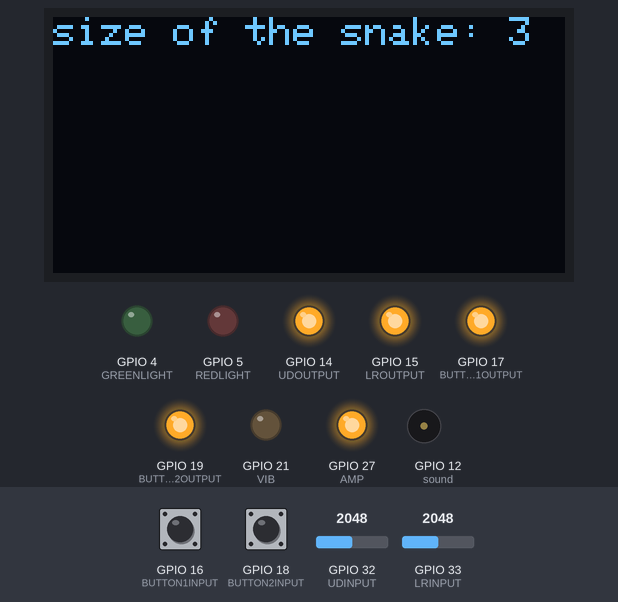
Bench run of a sketch on a simulated ESP32. Shown: 128×64 one-colour display, output pins drawn as LEDs (lit = HIGH), buzzer (waves = sounding). Inputs (shaded band) come from the test bench; at power-on: GPIO 18 (BUTTON2INPUT) HIGH, GPIO 16 (BUTTON1INPUT) HIGH, GPIO 32 (UDINPUT) = 2048, GPIO 33 (LRINPUT) = 2048. What the sketch prints to the serial monitor is not drawn.

Above: at 1.0 s.
1.1 s: GPIO 18 (BUTTON2INPUT) pulled LOW for 1 s
At 2.0 s:
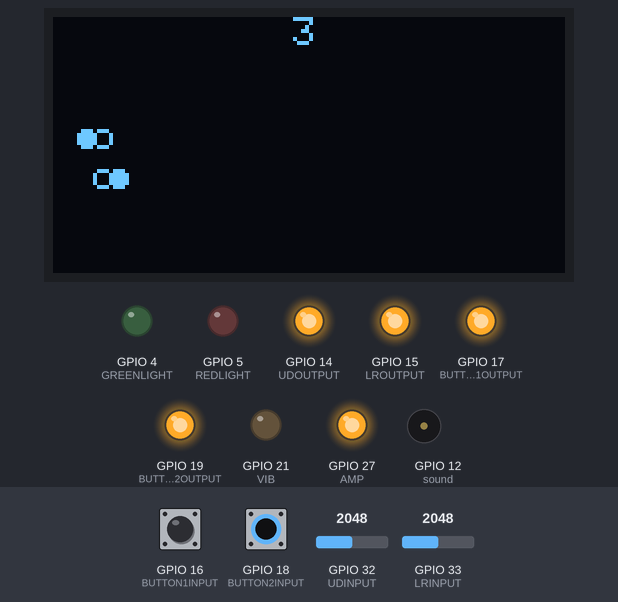
5.1 s: GPIO 18 (BUTTON2INPUT) pulled LOW for 0.15 s
At 8.0 s:
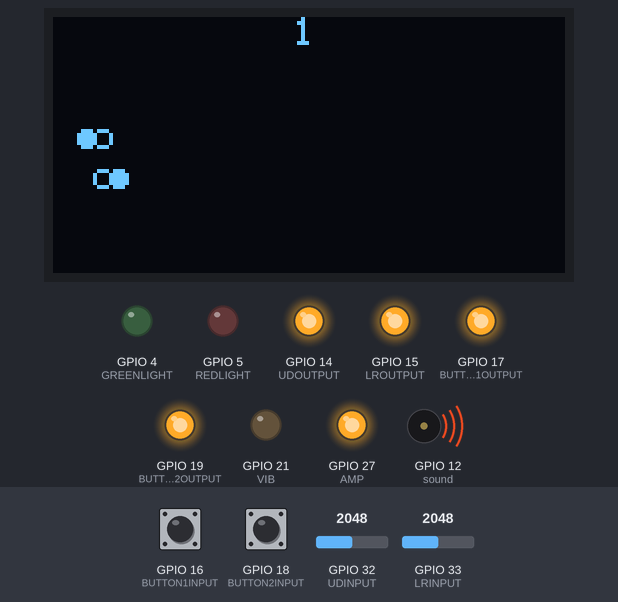
8.2 s: GPIO 16 (BUTTON1INPUT) pulled LOW for 1 s
At 8.96 s:
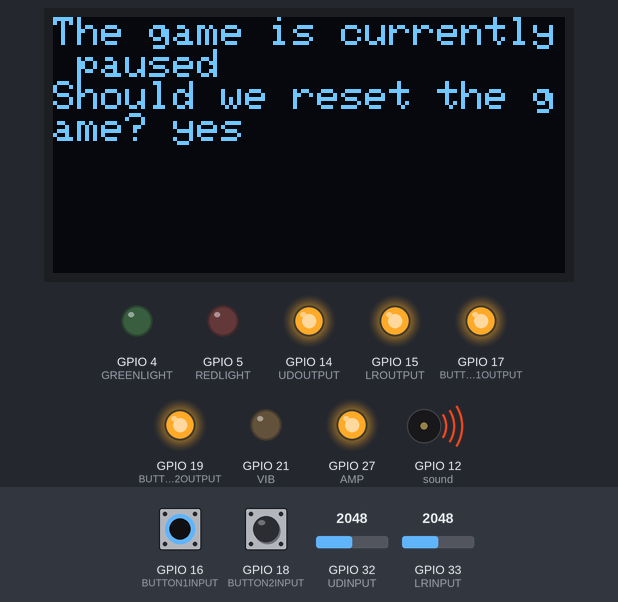
9.8 s: GPIO 18 (BUTTON2INPUT) pulled LOW for 3.2 s
At 14.71 s:
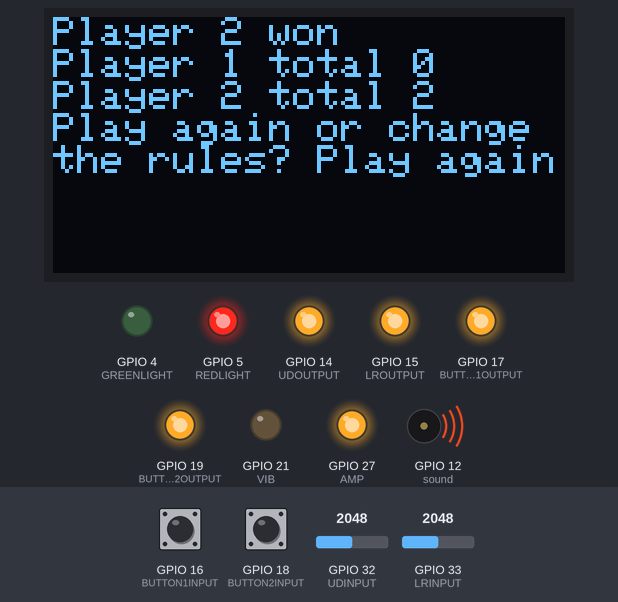
16.0 s: GPIO 32 (UDINPUT) set to 1960
17.5 s: GPIO 32 (UDINPUT) set to 2040
At 17.81 s:
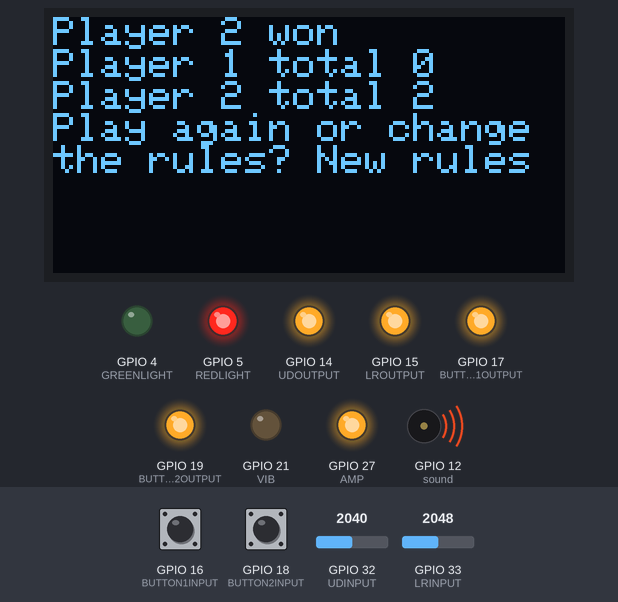
Timing chart, 0 to 20.5 s (numbered marks = the images above; inputs shaded):
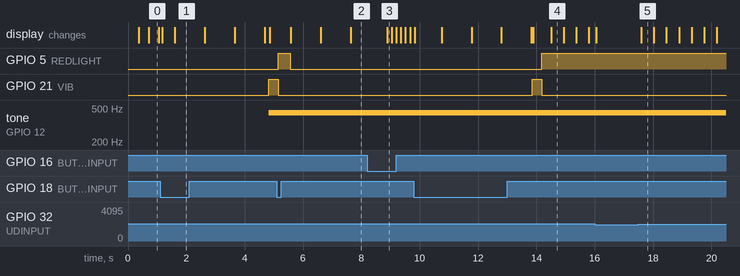

Measured:
- after the input at 1.1 s, GPIO 21 (VIB): LOW → HIGH after 3.7 s; tone on GPIO 12 (sound): silent → 440 Hz after 3.7 s
- after the input at 8.2 s, GPIO 5 (REDLIGHT): stays LOW (without the input it goes to HIGH after 0.93 s); GPIO 21 (VIB): stays LOW (without the input it goes to HIGH after 0.61 s); the display: changes after 0.69 s (image 3)
- after the input at 9.8 s, GPIO 5 (REDLIGHT): LOW → HIGH after 4.4 s; GPIO 21 (VIB): LOW → HIGH after 4.1 s, → LOW 0.33 s later
- after the input at 17.5 s, the display: changes after 0.10 s (image 5)
- what the display in image 4 shows lasts 0.4 s, from 14.5 s to 14.9 s

The sketch:

Mp3.ino
```cpp
#include <SPI.h>
#include <Wire.h>
#include <Adafruit_GFX.h>
#include <Adafruit_SSD1306.h>
#include "Tone32.hpp" // fix this!
// this include comes from the makability lab, thank you again
uint16_t SCREEN_WIDTH = 128; // OLED display width, in pixels
uint16_t SCREEN_HEIGHT = 64; // OLED display height, in pixels
int TIME_DELAY = 20;
Adafruit_SSD1306 Display(SCREEN_WIDTH, SCREEN_HEIGHT, &Wire, -1);

class SnakePlayer {

  private:
  int startLength; // inital length of the snake
  int snakeLength; // current length of the snake, loses when it goes to zero
  uint16_t* xLocations; // locations of every x component of the snake
  uint16_t* yLocations; // locations of every y component of the snake
  unsigned long startTime; // when the game started
  int radius; // radius of each node in the snake
  int vibrationChannel; // will the vibrations will come from
  bool isPlayerOne;
  unsigned long lastButtonTime;
  Tone32 Toner;

  // updates the x and y locations for each ball
  // each ball is one move behind the one in front (will take place of)
  // if hitts a wall will lose a head and bounce in opposite direction
  void updateBody(int changeInX, int changeInY, boolean boosted) {
    int boost = 2;
    if (boosted || millis() - lastButtonTime < 150) {
      boost = 4;
      if (isPlayerOne) {
      digitalWrite(vibrationChannel, HIGH);
      Toner.playNote(NOTE_A, 4);
      }
    }
    uint8_t newXHead = xLocations[0] + boost * radius * changeInX;
    uint8_t newYHead = yLocations[0] + boost * radius * changeInY;
    if (snakeLength > 1 && (changeInX != 0 || changeInY != 0)) {
      if (newXHead == xLocations[1] && newYHead == yLocations[1]) {
        for (int i = 0; i < snakeLength - 1; i++) {
          xLocations[i] = xLocations[i + 1];
          yLocations[i] = yLocations[ i + 1];
        }
        xLocations[snakeLength - 1] += boost * radius * changeInX;
        yLocations[snakeLength - 1] += boost * radius * changeInY;
        for (int i = 0; i < snakeLength / 2; i++) {
          uint8_t tempX = xLocations[i];
          uint8_t tempY = yLocations[i];
          xLocations[i] = xLocations[snakeLength - 1 - i];
          yLocations[i] = yLocations[snakeLength - 1 - i];
          xLocations[snakeLength - 1 - i] = tempX;
          yLocations[snakeLength - 1 - i] = tempY;
        }
      } else {
        for (int i = snakeLength - 1; i > 0; i--) {
          xLocations[i] = xLocations[i - 1];
          yLocations[i] = yLocations[i - 1];
        }
        xLocations[0] = newXHead;
        yLocations[0] = newYHead;
      }
    } else {
      xLocations[0] = newXHead;
      yLocations[0] = newYHead;
    }

    // this long if statement just checks if we hit any of the walls
    // if so size goes to zero and snake player loses
    if (xLocations[0] >= (SCREEN_WIDTH - radius) || xLocations[0] <= radius ||
    yLocations[0] >= (SCREEN_HEIGHT - radius) || yLocations[0] <= radius) {
      snakeLength = 0;
      digitalWrite(vibrationChannel, HIGH);
    }
    // writes to the display the locations of all the nodes
    if (snakeLength > 0) {
      Display.fillCircle(xLocations[0], yLocations[0], radius, SSD1306_WHITE);
    }
    for (int i = 1; i < snakeLength; i++) {
      Display.drawCircle(xLocations[i], yLocations[i], radius, SSD1306_WHITE);
    }
  }

  // checks if we hit the other snake
  void otherSnakeCheck(SnakePlayer *otherSnake) {
    if (millis() - (*otherSnake).lastButtonTime < 150 && millis() - lastButtonTime >= 150
     && (*otherSnake).snakeLength > 0 && abs((*otherSnake).xLocations[0] - xLocations[0]) < 2 * radius
     && abs((*otherSnake).yLocations[0] - yLocations[0]) < 2 * radius) {
      snakeLength = 0;
      Toner.playNote(NOTE_A, 4);
      digitalWrite(vibrationChannel, HIGH);
    } else {
      for (int i = 1; i < (*otherSnake).snakeLength; i++) {
        if (abs((*otherSnake).xLocations[i] - xLocations[0]) < 2 * radius &&
        abs((*otherSnake).yLocations[i] - yLocations[0]) < 2 * radius) {
          snakeLength = 0;
          Toner.playNote(NOTE_A, 4);
          digitalWrite(vibrationChannel, HIGH);
        }
      }
    }
  }

  public:

  int playerNumber;
  // Constructor
  SnakePlayer(int StartLength, int VibrationChannel,
  unsigned long WinTime, int Radius, int PlayerNumber, bool IsPlayerOne, int soundPin, int soundChannel)
    : Toner(soundPin, soundChannel) {
    xLocations = new uint16_t[StartLength];
    yLocations = new uint16_t[StartLength];
    startLength = StartLength;
    snakeLength = StartLength;
    radius  = Radius;
    vibrationChannel = VibrationChannel;
    startTime = millis();
    playerNumber = PlayerNumber;
    isPlayerOne = IsPlayerOne;
    lastButtonTime = 0;
  }

  // public update call to adust snake
  // the light and the location
  void updateSnake(int changeInX, int changeInY, bool speedUp, SnakePlayer *otherSnake) {
    if (isPlayerOne && millis() - lastButtonTime > 90) {
      Toner.update();
      digitalWrite(vibrationChannel, LOW);
    }
    if (speedUp && millis() - lastButtonTime > 150) {
      lastButtonTime = millis();
      snakeLength--;
    }
    updateBody(changeInX, changeInY, speedUp);
    otherSnakeCheck(otherSnake);
  }

  // returns the length of the snake
  int snakeSize() {
    return snakeLength;
  }

  // gives the radius of the snake
  int getRadius() {
    return radius;
  }

  // checks if given points hits the snake, and if so removes node
  void checksBody(uint8_t xSpot, uint8_t ySpot) {
    for (int i = 0; i < snakeLength; i++) {
      if (abs(xLocations[i] - xSpot) <= radius && abs(yLocations[i] - ySpot) <= radius) {
        snakeLength--;
        digitalWrite(vibrationChannel, HIGH);
      }
    }
  }

  // returns true if this snake has died
  // false if not
  bool gameOver() {
    return snakeLength <= 0;
  }

  // sets initial position for the snake player at given x and y
  // each component is two radius away from the next in terms of x
  void setInitial(uint16_t initialX, uint16_t initialY, int directionFactor) {
    xLocations[0] = initialX;
    yLocations[0] = initialY;
    Display.fillCircle(xLocations[0], yLocations[0], radius, SSD1306_WHITE);
    for (int i = 1; i < snakeLength; i++) {
      xLocations[i] = initialX - (2 * radius * i) * directionFactor;
      yLocations[i] = initialY;
      Display.drawCircle(xLocations[i], yLocations[i], radius, SSD1306_WHITE);
    }
  }

  // resets size and time
  void resetSize() {
    snakeLength = startLength;
  }

  // prints out x and y pairs for the central points
  // seperates x and y by commas, then a space between different points
  void printLocations() {
    for (int i = 0; i < snakeLength; i++) {
      Serial.print(xLocations[i]);
      Serial.print(",");
      Serial.print(yLocations[i]);
      Serial.print(" ");
    }
  }

  // stops the vibrations
  void stopNoise() {
    digitalWrite(vibrationChannel, LOW);
    Toner.update();
  }
};

const int UDOUTPUT = 14;
const int UDINPUT = 32;

const int LROUTPUT = 15;
const int LRINPUT = 33; // reverse this one, it is backwards

const int AMP = 27;
const int VIB = 21;

const int BUTTON1OUTPUT = 17;
const int BUTTON1INPUT = 16;

const int BUTTON2OUTPUT = 19;
const int BUTTON2INPUT = 18;

const int REDLIGHT = 5;
const int GREENLIGHT = 4;

const int NOISECHANNEL = 1;
const int SOUNDPIN = 12;

SnakePlayer* Snake1;

SnakePlayer* Snake2;

unsigned long timer = millis();

int Player1Count;

int Player2Count;

void setup() {
  // put your setup code here, to run once:
  if (!Display.begin(SSD1306_SWITCHCAPVCC, 0x3D)) { // Address 0x3D for 128x64
    Serial.println(F("SSD1306 allocation failed"));
    for (;;); // Don't proceed, loop forever
  }
  Display.clearDisplay();

  pinMode(UDOUTPUT, OUTPUT);
  pinMode(UDINPUT, INPUT);
  digitalWrite(UDOUTPUT, HIGH);

  pinMode(LROUTPUT, OUTPUT);
  pinMode(LRINPUT, INPUT);
  digitalWrite(LROUTPUT, HIGH);

  pinMode(AMP, OUTPUT);
  pinMode(VIB, OUTPUT);
  digitalWrite(AMP, HIGH);
  //digitalWrite(VIB, HIGH); this causes vibrations

  pinMode(BUTTON1OUTPUT, OUTPUT);
  pinMode(BUTTON1INPUT, INPUT);
  digitalWrite(BUTTON1OUTPUT, HIGH);

  pinMode(BUTTON2OUTPUT, OUTPUT);
  pinMode(BUTTON2INPUT, INPUT);
  digitalWrite(BUTTON2OUTPUT, HIGH);

  pinMode(REDLIGHT, OUTPUT);
  pinMode(GREENLIGHT, OUTPUT);

  pinMode(12, OUTPUT); // sound
  ledcSetup(1, 450, 8);
  ledcAttachPin(12, 1);
  Serial.begin(115200);
  Player1Count = 0;
  Player2Count = 0;
  introMenu();
}

void loop() {
  // put your main code here, to run repeatedly:
  if ((*Snake1).gameOver() || (*Snake2).gameOver()) {
    gameOverScreen();
  } else if (digitalRead(BUTTON1INPUT) == LOW) {
    pauseMenu();
  } else if (millis() - timer > 30) {
    Display.clearDisplay();
    if (Serial.available() > 0) {
    trimUp();
    String snake2X = Serial.readStringUntil(',');
    String snake2Y = Serial.readStringUntil(' ');
    String snake2B = Serial.readStringUntil('\n');
    int x2 = snake2X.toInt();
    int y2 = snake2Y.toInt();
    int b2 = snake2B.toInt();
    if (x2 == -100 && y2 == -100 && b2 == -100) {
      pauseMenu();
      x2 = 0;
      y2 = 0;
      b2 = 0;
    }
    boolean b = (b2 == 1);
    (*Snake2).updateSnake(x2, y2, b, Snake1);
  } else {
    (*Snake2).updateSnake(0, 0, false, Snake1);
  }
    bool buttonPressed = (digitalRead(BUTTON2INPUT) == LOW);
    (*Snake1).updateSnake(moveBody(LRINPUT), moveBody(UDINPUT), buttonPressed, Snake2);
    Display.display();
    timer = millis();
    Serial.print("PLAYING ");
    (*Snake1).printLocations();
    Serial.print("| ");
    (*Snake2).printLocations();
    Serial.println();
  }
}

// reads if we should move left or right
// returns 1, 0, or -1
int moveBody(int readingChannel) {
  if (analogRead(readingChannel) < 1000) {
    return 1;
  } else if (analogRead(readingChannel) > 2000) {
    return -1;
  } else {
    return 0;
  }
}

// introduction menue
void introMenu() {
  delay(200);
  cleanOut();
  int sizeSnake = 3;
  while (digitalRead(BUTTON2INPUT) == HIGH) {
    setUpDisplay();
    int change = inputFromWeb();
    delay(30);
    if (change == -100) {
      break;
    } else if (change != 0) {
      sizeSnake += change;
      if (sizeSnake == 0) {
        sizeSnake = 6;
      } else if (sizeSnake == 7) {
        sizeSnake = 1;
      }
    }
    Display.print("size of the snake: ");
    Display.println(sizeSnake);
    Display.display();
    Serial.print("INTRO 1 ");
    Serial.println(sizeSnake);
    delay(30);
  }
  Display.clearDisplay();
  delay(200);
  cleanOut();
  int radius = 2;
  while (digitalRead(BUTTON2INPUT) == HIGH) {
    setUpDisplay();
    int change = inputFromWeb();
    delay(30);
    if (change == -100) {
      break;
    } else if (change != 0) {
      radius += change;
      if (radius == 0) {
        radius = 4;
      } else if (radius == 5) {
        radius = 1;
      }
    }
    Display.print("radius of the snake: ");
    Display.println(radius);
    Display.display();
    Serial.print("INTRO 2 ");
    Serial.println(radius);
    delay(30);
  }
  delay(200);
  cleanOut();
  Snake1 = new SnakePlayer(sizeSnake, VIB, 10000, radius, 1, true, SOUNDPIN, NOISECHANNEL);
  Snake2 = new SnakePlayer(sizeSnake, VIB, 10000, radius, 1, false, SOUNDPIN, NOISECHANNEL);
  int spaceTaken = 2 * sizeSnake * radius;
  initialMode(spaceTaken);
}

// prints out the locations in the ready start menu
// spaceTaken where the sanke snarts
void initialMode(int spaceTaken) {
  cleanOut();
  digitalWrite(REDLIGHT, LOW);
  digitalWrite(GREENLIGHT, LOW);
  for (int i = 3; i > 0; i--) {
    setUpDisplay();
    Display.setCursor(60, 0);
    Display.println(i);
    (*Snake1).setInitial(2 * spaceTaken, 40, 1);
    (*Snake2).setInitial(spaceTaken, 30, -1);
    Display.display();
    Serial.print("LOADING ");
    Serial.print(i);
    Serial.print(" ");
    (*Snake1).printLocations();
    Serial.print("| ");
    (*Snake2).printLocations();
    Serial.println();
    delay(1000);
  }

}

// changes the options based on joystick
int changeOptions() {
  if (analogRead(UDINPUT) < 1000) {
    return -1;
  } else if (analogRead(UDINPUT) > 2000) {
    return 1;
  } else {
    return 0;
  }
}

// sets up the text options for the display
void setUpDisplay() {
   Display.clearDisplay();
    Display.setTextSize(1);
    Display.setTextColor(WHITE);
    Display.setCursor(0, 0);
}

// takes the input from the web to change the settings
int inputFromWeb() {
  if (Serial.available() > 0) {
      String response = Serial.readStringUntil('\n');
      if (response.equals("done")) {
        return -100;
      } else if (response.equals("1")) {
        return 1;
      } else if (response.equals("-1")) {
        return  -1;
      }
    } else {
    return changeOptions();
  }
}

// the game over screen
void gameOverScreen() {
  delay(300);
  cleanOut();
  int gameStatus = 0;
  (*Snake1).stopNoise();
  (*Snake2).stopNoise();
  if ((*Snake1).gameOver()) {
    digitalWrite(REDLIGHT, HIGH);
    Player2Count++;
    gameStatus = 2;
  } else {
    digitalWrite(GREENLIGHT, HIGH);
    Player1Count++;
    gameStatus = 1;
  }
  int button = 1;
  cleanOut();
  while (digitalRead(BUTTON2INPUT) == HIGH) {
    setUpDisplay();
    if ((*Snake1).gameOver()) {
      Display.println("Player 2 won");
    } else {
      Display.println("Player 1 won");
    }
    Display.print("Player 1 total ");
    Display.println(Player1Count);
    Display.print("Player 2 total ");
    Display.println(Player2Count);
    int change = inputFromWeb();
    button += change;
    delay(30);
    Display.print("Play again or change the rules? ");
    if (change == -100) {
      break;
    } else if (button == 1 || button == -1) {
      button = 1;
      Display.println("Play again");
    } else {
      button = 0;
      Display.println("New rules");
    }
    Display.display();
    Serial.print("GAMEOVER ");
    Serial.print(gameStatus);
    Serial.print(" ");
    Serial.print(Player1Count);
    Serial.print(" ");
    Serial.print(Player2Count);
    Serial.print(" ");
    Serial.println(button);
    delay(30);
  }
  delay(200);
  if (button < -10) {
    button += 100;
  }
  if ( button == 1) {
    (*Snake1).resetSize();
    (*Snake2).resetSize();
    delay(200);
    cleanOut();
    initialMode((*Snake1).snakeSize() * 2 * (*Snake1).getRadius());
  } else {
    introMenu();
  }
}

// when the menu is paused
void pauseMenu() {
  delay(200);
  cleanOut();
  int unpause = 1;
  while (digitalRead(BUTTON2INPUT) == HIGH) {
    setUpDisplay();
    Display.println("The game is currently paused");
    int change = inputFromWeb();
    delay(30);
    Display.print("Should we reset the game? ");
    unpause += change;
    if (change == -100) {
      break;
    } else if (unpause == 1 || unpause == -1) {
      unpause = 1;
      Display.println("no");
    } else {
      unpause = 0;
      Display.println("yes");
    }
    Display.display();
    Serial.print("PAUSED ");
    Serial.println(unpause);
    delay(100);
  }
  delay(200);
  if (unpause < -10) {
    unpause += 100;
  }
  if (unpause == 0) {
    introMenu();
  }
}

// makes sure no extra noise inputs
void cleanOut() {
  while (Serial.available() > 0) {
    Serial.readStringUntil('\n');
  }
}

// makes sure there is only a single input
void trimUp() {
  while (Serial.available() > 1) {
    Serial.readStringUntil('\n');
  }
}
```

Source omitted: Tone32.hpp (5628 bytes)
